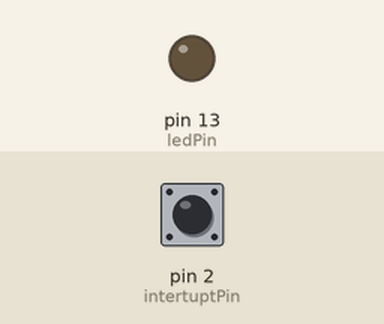
Recording of a sketch running on a simulated Arduino Uno, built with avr-gcc and run on an emulated ATmega328P. On the bench: output pins drawn as LEDs (lit = HIGH). The inputs (shaded band) are chosen by the test bench; at power-on: pin 2 (intertuptPin) HIGH.

Above: at 1.2 s.
1.3 s: pin 2 (intertuptPin) pulled LOW for 0.15 s
At 1.37 s:
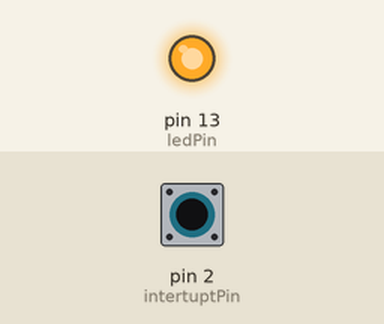
2.9 s: pin 2 (intertuptPin) pulled LOW for 3.2 s
At 7.4 s:
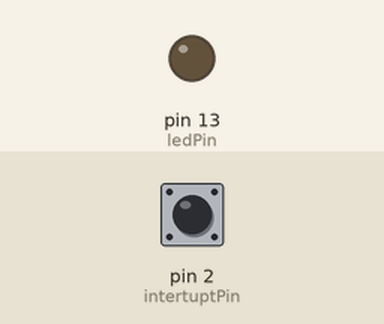
Timing chart, 0 to 8.9 s (numbered marks = the images above; inputs shaded):
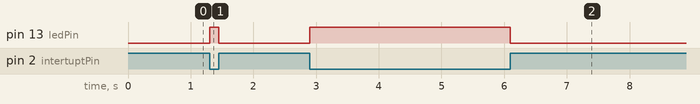

Measured:
- after the input at 1.3 s, pin 13 (ledPin): LOW → HIGH at once, → LOW 0.15 s later
- after the input at 2.9 s, pin 13 (ledPin): LOW → HIGH at once, → LOW 3.2 s later

The sketch:

Arduino_interupt.ino
```cpp
const byte ledPin = 13;
const byte intertuptPin = 2;
volatile byte state = LOW;

void setup() {
  pinMode(ledPin, OUTPUT);
  pinMode(intertuptPin, INPUT_PULLUP);
  attachInterrupt(digitalPinToInterrupt(intertuptPin), blink, CHANGE);
}

void loop() {
  digitalWrite(ledPin, state);
}

void blink() {
  state = !state;
}
```
